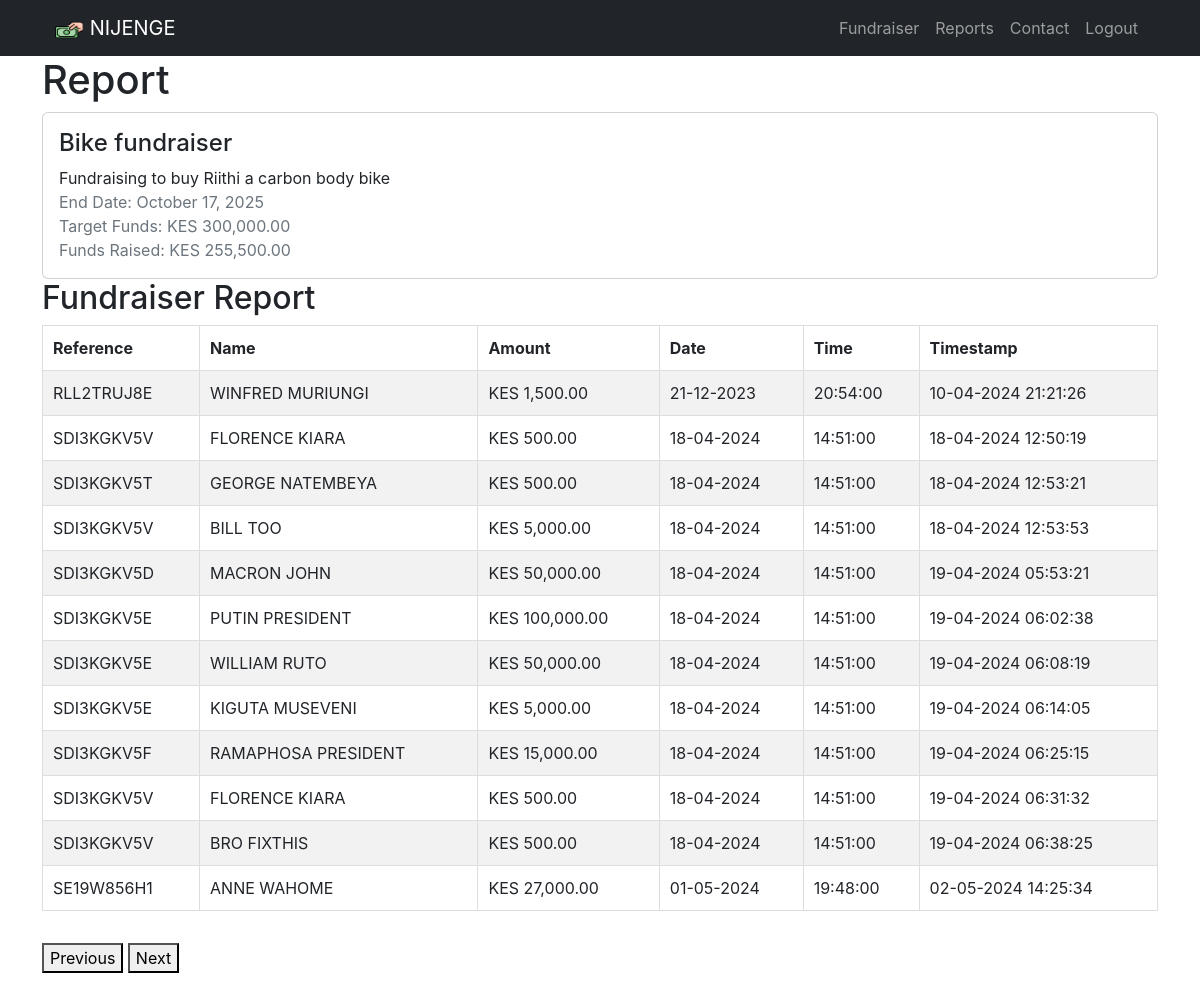
/report/3 (signed in), run on the app's committed database.
### models.py (models this page shows, shortened)
class Fundraiser(db.Model):
    id = db.Column(db.Integer, primary_key=True)
    user_id = db.Column(db.Integer, db.ForeignKey("user.id"), nullable=False)
    name = db.Column(db.String, nullable=False)
    description = db.Column(db.String)
    end_date = db.Column(db.DateTime, nullable=False)
    target_funds = db.Column(db.Integer, nullable=False)
    user = db.relationship("User", backref=db.backref("fundraisers", lazy=True))
    @property
    def funds_raised(self):
        total = (
            db.session.query(func.sum(Contribution.amount)) # type: ignore
            .filter_by(fundraiser_id=self.id)
            .scalar()
        )
        return total or 0

class Contribution(db.Model):
    __tablename__ = "contributions"
    contribution_id = db.Column(db.Integer, primary_key=True, autoincrement=True)
    fundraiser_id = db.Column(
        db.Integer, db.ForeignKey("fundraiser.id"), nullable=False
    )
    contribution_reference = db.Column(db.Text, nullable=False)
    contributor_name = db.Column(db.Text, nullable=False)
    phone_number = db.Column(db.Text, nullable=False)
    amount = db.Column(db.DECIMAL, nullable=False)
    contribution_date = db.Column(db.Date, nullable=False)
    contribution_time = db.Column(db.Time, nullable=False)
    timestamp = db.Column(db.DateTime(timezone=True), server_default=func.now())
    fundraiser = db.relationship("Fundraiser", backref="contributions")

### app.py (the view)
@app.route("/report/<int:fundraiser_id>")
@login_required
def report(fundraiser_id):
    fundraiser = Fundraiser.query.get_or_404(fundraiser_id)
    contributions = Contribution.query.filter_by(fundraiser_id=fundraiser_id).all()
    contributions_dict = [
        {
            "reference": contribution.contribution_reference,
            "name": contribution.contributor_name,
            "amount": currency_format(contribution.amount),
            "date": contribution.contribution_date.strftime("%d-%m-%Y"),
            "time": contribution.contribution_time.strftime("%H:%M:%S"),
            "timestamp": contribution.timestamp.strftime("%d-%m-%Y %H:%M:%S"),
        }
        for contribution in contributions
    ]
    if request.args.get("format") == "json":
        return jsonify(items=contributions_dict)
    else:
        return render_template(
            "report.html", fundraiser=fundraiser, contributions=contributions_dict
        )

### app.py (called while the page is built)
@app.template_filter("currency_format")
def currency_format(value):
    formatted_value = f"KES {value:,.2f}"  # Format as KES with thousands separator and 2 decimal places
    return formatted_value

### models.py (called while the page is built)
def login_required(func):
    @wraps(func)
    def decorated_function(*args, **kwargs):
        if "user_id" not in session:
            return redirect(url_for("login"))
        g.user = User.query.get(session["user_id"])  # Retrieve user information
        return func(*args, **kwargs)
    return decorated_function

### templates/report.html (shortened to what this page needs)
{% extends "layout.html" %}
{% block content %}
  <div class="container">
    <h1>Report</h1>
    <div class="card">
      <div class="card-body">
        <h4 class="card-title">{{ fundraiser.name }}</h4>
        <p class="card-text">{{ fundraiser.description }}</p>
        <p class="text-muted">
          End Date: {{ fundraiser.end_date.strftime("%B %d, %Y") }}<br>
          Target Funds: {{ fundraiser.target_funds | currency_format }}<br>
          Funds Raised: {{ fundraiser.funds_raised | currency_format }}
        </p>
      </div>
    </div>
    <h2>Fundraiser Report</h2>
    <table id="contributions-table" class="table table-bordered table-striped">
      <thead>
        <tr>
          <th>Reference</th>
          <th>Name</th>
          <th>Amount</th>
          <th>Date</th>
          <th>Time</th>
          <th>Timestamp</th>
        </tr>
      </thead>
      <tbody id="contributions-table-body">
        {% for contribution in contributions %}
        <tr>
          <td>{{ contribution.reference }}</td>
          <td>{{ contribution.name }}</td>
          <td>{{ contribution.amount }}</td>
          <td>{{ contribution.date }}</td>
          <td>{{ contribution.time }}</td>
          <td>{{ contribution.timestamp }}</td>
        </tr>
        {% endfor %}
      </tbody>
    </table>
          <div id="pagination-controls">
            <button id="prev-page">Previous</button>
            <button id="next-page">Next</button>
          </div>
          </div>
    </div>
    {% endblock %}

### data on the page
Fundraiser: name "Bike fundraiser", description "Fundraising to buy Riithi a carbon body bike", end_date "October 17, 2025", target_funds "KES 300,000.00"
Contribution: reference "RLL2TRUJ8E", name "WINFRED MURIUNGI", amount "KES 1,500.00", date "21-12-2023", time "20:54:00", timestamp "10-04-2024 21:21:26"
Contribution: reference "SDI3KGKV5V", name "FLORENCE KIARA", amount "KES 500.00", date "18-04-2024", time "14:51:00", timestamp "18-04-2024 12:50:19"
Contribution: reference "SDI3KGKV5T", name "GEORGE NATEMBEYA", amount "KES 500.00", date "18-04-2024", time "14:51:00", timestamp "18-04-2024 12:53:21"
Contribution: reference "SDI3KGKV5V", name "BILL TOO", amount "KES 5,000.00", date "18-04-2024", time "14:51:00", timestamp "18-04-2024 12:53:53"
Contribution: reference "SDI3KGKV5D", name "MACRON JOHN", amount "KES 50,000.00", date "18-04-2024", time "14:51:00", timestamp "19-04-2024 05:53:21"
Contribution: reference "SDI3KGKV5E", name "PUTIN PRESIDENT", amount "KES 100,000.00", date "18-04-2024", time "14:51:00", timestamp "19-04-2024 06:02:38"
Contribution: reference "SDI3KGKV5E", name "WILLIAM RUTO", amount "KES 50,000.00", date "18-04-2024", time "14:51:00", timestamp "19-04-2024 06:08:19"
Contribution: reference "SDI3KGKV5E", name "KIGUTA MUSEVENI", amount "KES 5,000.00", date "18-04-2024", time "14:51:00", timestamp "19-04-2024 06:14:05"
Contribution: reference "SDI3KGKV5F", name "RAMAPHOSA PRESIDENT", amount "KES 15,000.00", date "18-04-2024", time "14:51:00", timestamp "19-04-2024 06:25:15"
Contribution: reference "SDI3KGKV5V", name "FLORENCE KIARA", amount "KES 500.00", date "18-04-2024", time "14:51:00", timestamp "19-04-2024 06:31:32"
Contribution: reference "SDI3KGKV5V", name "BRO FIXTHIS", amount "KES 500.00", date "18-04-2024", time "14:51:00", timestamp "19-04-2024 06:38:25"
Contribution: reference "SE19W856H1", name "ANNE WAHOME", amount "KES 27,000.00", date "01-05-2024", time "19:48:00", timestamp "02-05-2024 14:25:34"

### other printed values
{{ fundraiser.funds_raised | currency_format }} "KES 255,500.00"
